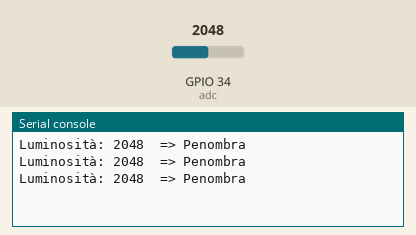
The program below on a simulated ESP32 board running MicroPython. Parts: the last lines printed to the serial console. The test bench sets the inputs (shaded band); at power-on: GPIO 34 (adc) = 2048 (analog values on the 0–4095 scale).

Above: at 1.2 s.
1.3 s: GPIO 34 (adc) set to 1960
At 1.9 s:
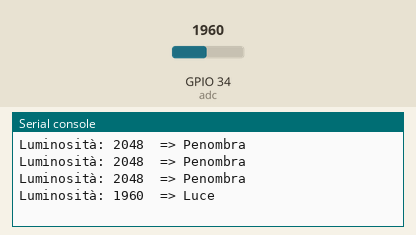
3.0 s: GPIO 34 (adc) set to 760
At 3.4 s:
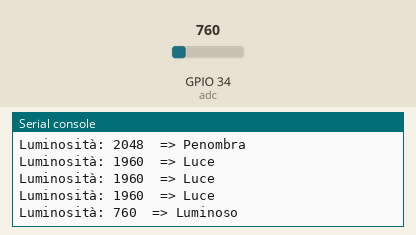
4.5 s: GPIO 34 (adc) set to 0
At 4.9 s:
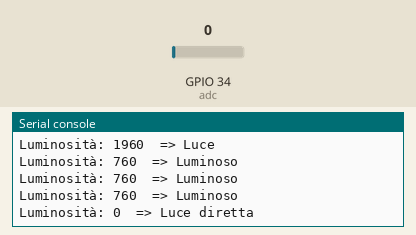
6.0 s: GPIO 34 (adc) set to 3240
At 6.4 s:
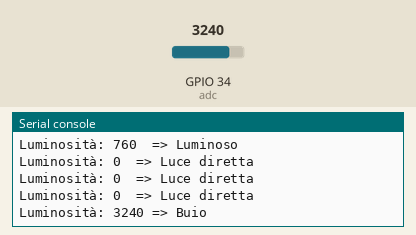

Measured:
- after the input at 1.3 s, the serial console: prints a new line after 0.20 s (image 1)
- after the input at 3.0 s, the serial console: prints a new line at once (image 2)
- after the input at 4.5 s, the serial console: prints a new line at once (image 3)
- after the input at 6.0 s, the serial console: prints a new line at once (image 4)

The program:

light_sensor.py
```python
from machine import ADC, Pin
import time

# inizializza ADC GIOP34 (ADC1_6)
adc = ADC(Pin(34))
# imposta la risoluzione a 12 bits
adc.width(ADC.WIDTH_12BIT)
# imposto l'attenuazione a 11 dB (~3.3V input)
adc.atten(ADC.ATTN_11DB)

while True:
    # lettura del valore analogico (compreso tra 0 e 4095)
    value = adc.read()

    if value < 40:
        description = " => Luce diretta"
    elif value < 800:
        description = " => Luminoso"
    elif value < 2000:
        description = " => Luce"
    elif value < 3200:
        description = " => Penombra"
    else:
        description = "=> Buio"

    print(f"Luminosità: {value} {description}")

    time.sleep(0.5) 
```
